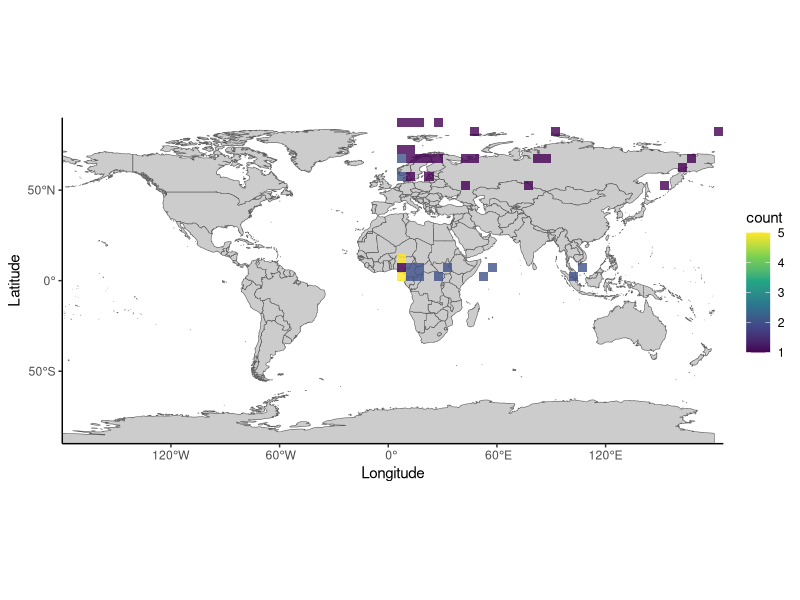
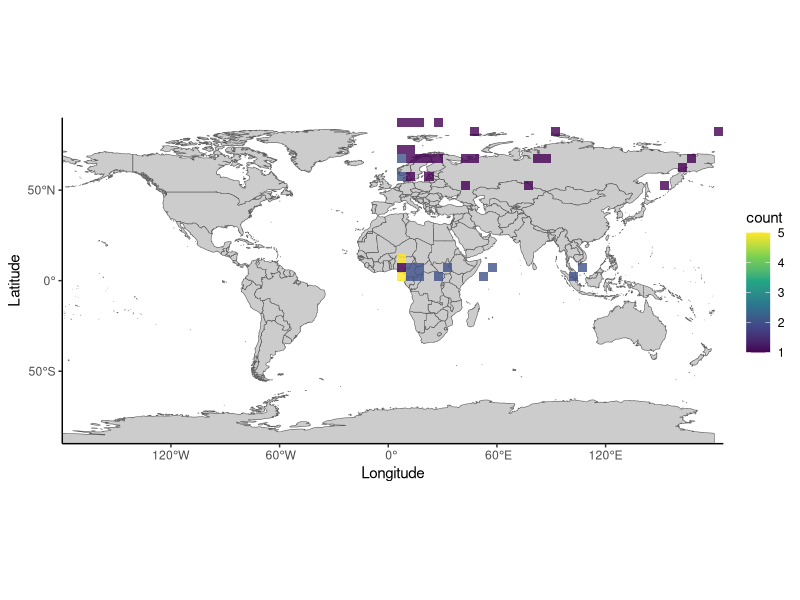

Source code (R) for these figures, in order:
## Name: spatial_density
## Purpose: test density plot for 5 degree grids
## Author: Micheline Campbell
## Date created: 20200728
  ## Last edited: 20200728
  ## Edited by: MC
## Contact info: michelineleecampbell@gmail.com
## Notes: https://www.r-spatial.org/r/2018/10/25/ggplot2-sf.html, https://stackoverflow.com/questions/38822718/creating-2d-bins-in-r


# packages ----------------------------------------------------------------
library(tidyverse)
library(sf)
library(rnaturalearth)
library(rnaturalearthdata)


# data --------------------------------------------------------------------

dat <- read_csv("spatial_density/test_data.csv") # mock proxy data
world <- ne_countries(scale = "medium", returnclass = "sf") # world map data
# aes(fill = continent)

ggplot(data = world) +
  # scale_fill_viridis_d() +
  geom_sf(fill = "grey80") +
  # scale_fill_viridis_d() +
  coord_sf(expand = FALSE) +
  xlab("Longitude") +
  ylab("Latitude") +
  # coord_sf(crs = "+proj=laea +lat_0=52 +lon_0=10 +x_0=4321000 +y_0=3210000 +ellps=GRS80 +units=m +no_defs ") + Want to figure out how to get geom_bin2d to work with a different projection
  geom_bin2d(data = dat, aes(x=longitude, y = latitude), binwidth = 5, alpha = 0.8, inherit.aes = FALSE) + #gridded, where binwidth is 5*5 degrees
  scale_fill_viridis_c() +
  theme_classic() #is there any other theme?

ggsave("spatial_density/test_map.png", width = 5, height = 2.5, units = "in")
